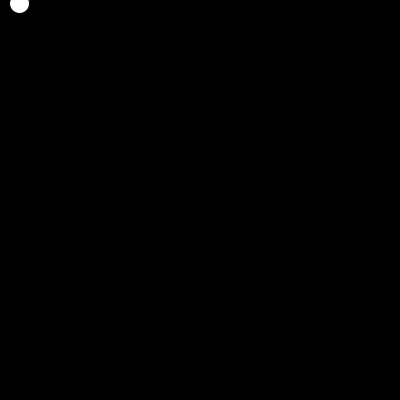
Frame 1 (no input)
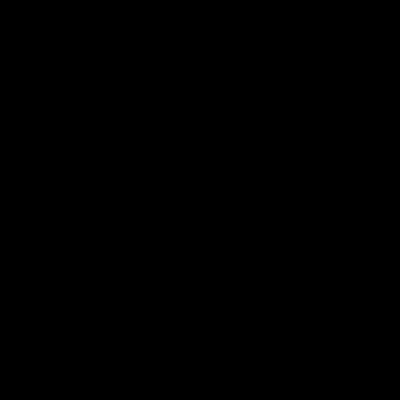
Frame 60 (the mouse pressed at the canvas centre just before this capture)
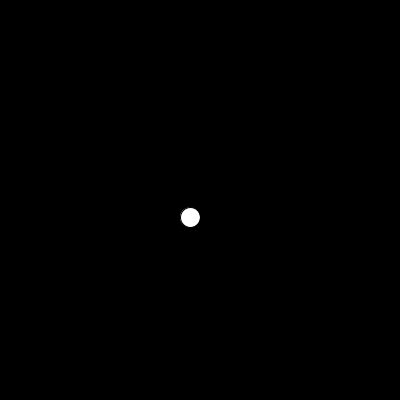
Frame 120 (the mouse held since frame 60 and released just before this capture)

The Processing sketch that drew these frames (run headless with seeded random() and noise(); from frame 60 on, the mouse is pressed at the canvas centre):

// Processing sketch: Ex_4_third_loop
// ── Ex_4_third_loop.pde
// Coding Art Book
// Yu Zhang + Mathias Funk, 2020

PVector position = new PVector();
void setup() {
  size(400, 400);
}

void draw() {
  // data
  float speed = 10;
  float distance = 20;
  position.x = mouseX + cos(radians(frameCount) * speed) * distance;
  position.y = mouseY + sin(radians(frameCount) * speed) * distance;
  // drawing output based on data
  background(0);
  ellipse(position.x, position.y, 20, 20);
}
